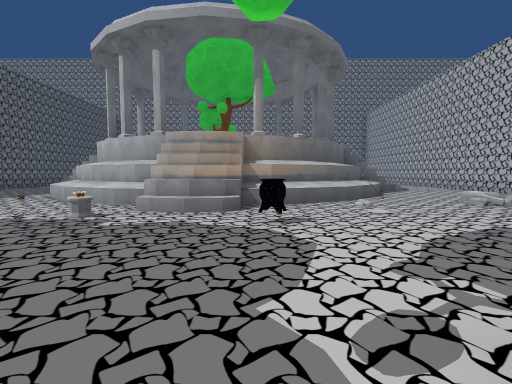
[1] (above)

18 first-person views from a walk through a scene from a Unity 3-D project. The camera is 1.5 m above the floor, tilts 4° down and sees 85° across. The floor is counted in squares, 2 m on a side. Each view is taken from the middle of a square. On the plan, view 1 faces up. The plan holds only what a view shows up to about 10 squares ahead; the rest is blank. The place goes on beyond the plan. The player is left out. Door leaves are left out, so doorways stand open.

[2]
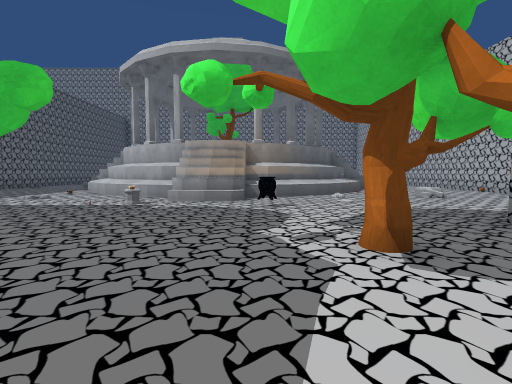

[3]
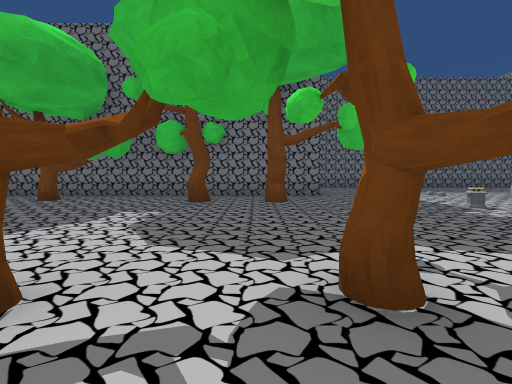

[4]
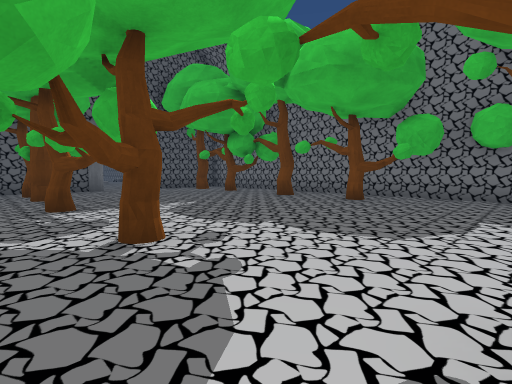

[5]
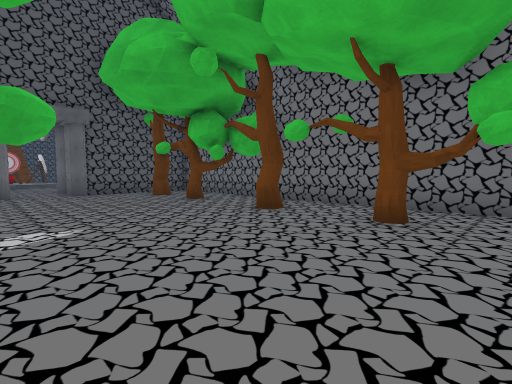

[6]
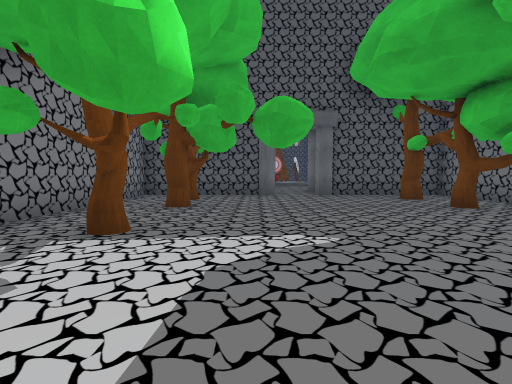

[7]
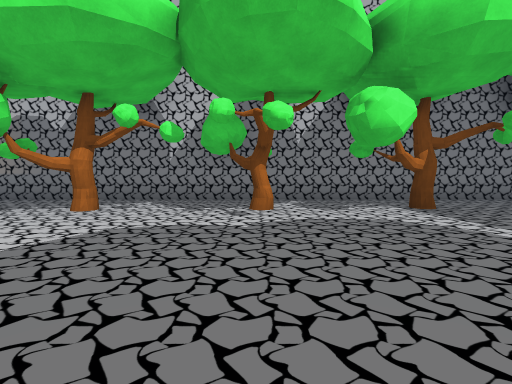

[8]
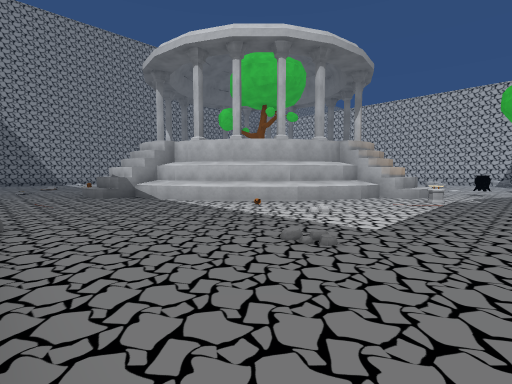

[9]
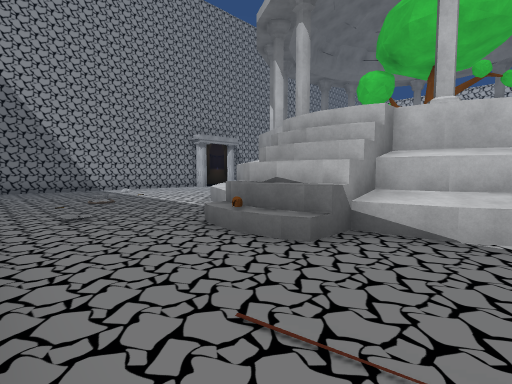

[10]
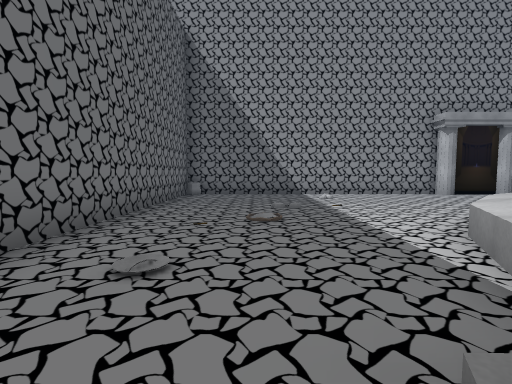

[11]
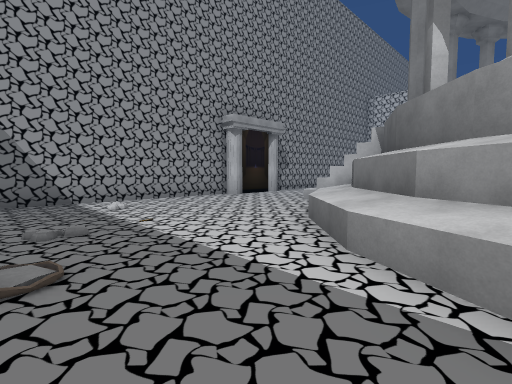

[12]
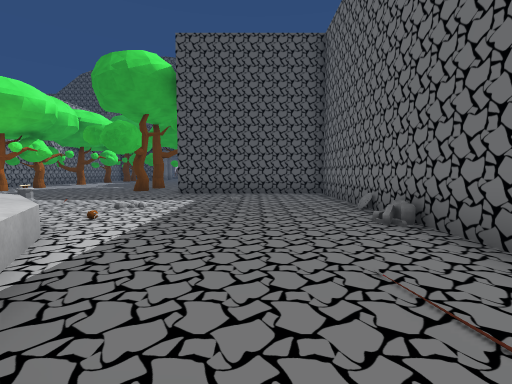

[13]
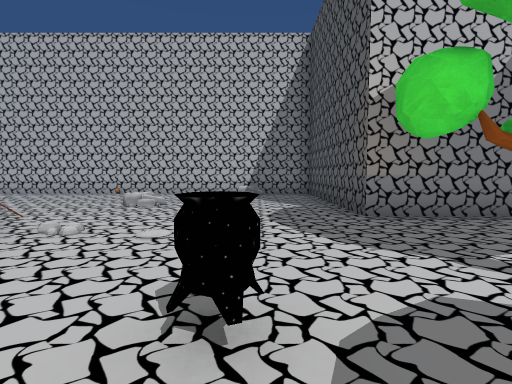

[14]
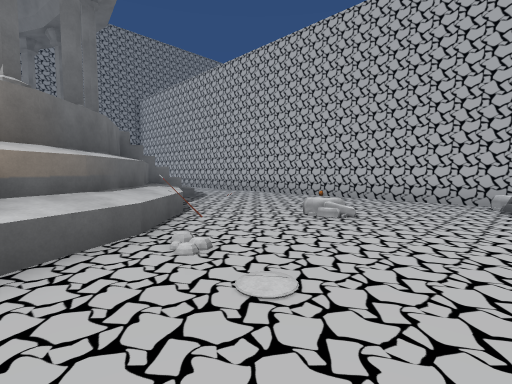

[15]
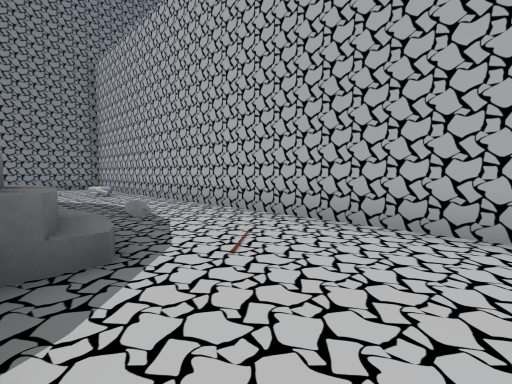

[16]
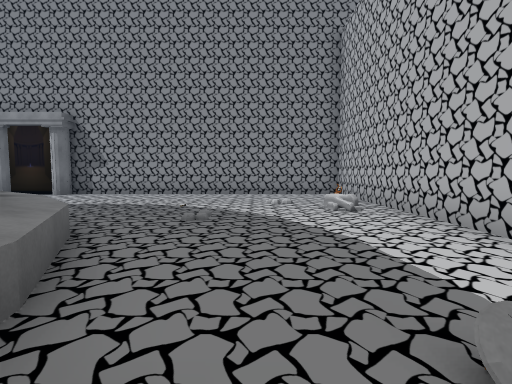

[17]
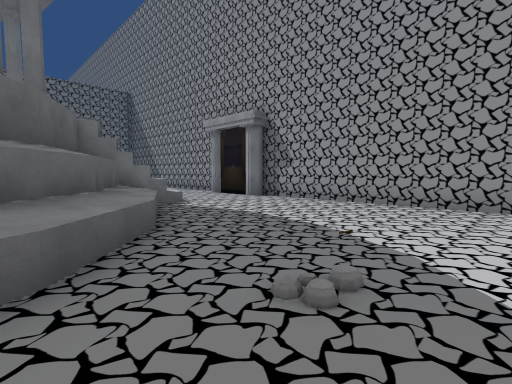

[18]
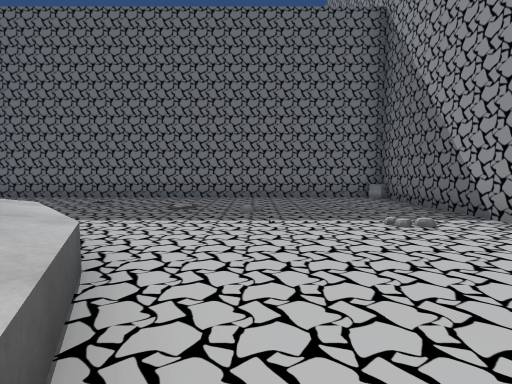

### Floor plan
Key: @ floor where view 1 was taken; # wall or solid block; . main floor; : floor 0.25 m higher than the main floor; / step, stairs or slope; D open door; O other object.
Columns run from 12 left of view 1 to 9 right of it. Each row starts with its distance up from view 1.
 23  O####################
 22 #....................O
 21 #....:...............#
 20 #....................#
 19 #.........OO........O#
 18 #.......OOOOOOO......#
 17 #......OO    OOO.....#
 16 #.....OO       OO....#
 15 #....OO        OO....#
 14 #....O          O../.#
 13 #...OO          OO/..#
 12 #...OO          OO/..#
 11 #....O          O....#
 10 #....OO        OO....#
  9 #.....OO       OO....#
  8 #:.....OO    OOO.....#
  7 #O......OOOOOO...O...#
  6 #O....:...OO.........#
  5 #........O...........#
  4 #...........O.......O#
  3 #....................#
  2 ######..........######
  1      #..O....OO.#
  0      #......@...#
 -1      #.......O..#
 -2      #..O.......#
 -3      #..........#
 -4      #..........#
 -5      #.O......O.#
 -6      #..........#
 -7      #..........#
 -8      #..O.....O.#
 -9      #..........#
-10      #..........#
-11      #..O.....O.#
-12      #..........#
-13      #..O.....O.#
-14      #..........#
-15      ######.#####
-16           DD#

Where each view was taken, in squares from view 1:
view 1: 0 up, 0 right, facing up
view 2: 2 down, 0 right, facing up
view 3: 0 up, 3 right, facing left
view 4: 2 down, 3 right, facing down-left
view 5: 4 down, 0 right, facing down-left
view 6: 5 down, 0 right, facing down
view 7: 5 down, 4 left, facing right
view 8: 3 up, 11 left, facing up-right
view 9: 10 up, 11 left, facing up-right
view 10: 13 up, 9 left, facing up
view 11: 15 up, 9 left, facing up-right
view 12: 12 up, 9 left, facing down
view 13: 4 up, 1 left, facing right
view 14: 4 up, 1 right, facing up-right
view 15: 9 up, 5 right, facing up-right
view 16: 13 up, 6 right, facing up
view 17: 16 up, 6 right, facing up-left
view 18: 19 up, 3 left, facing left
